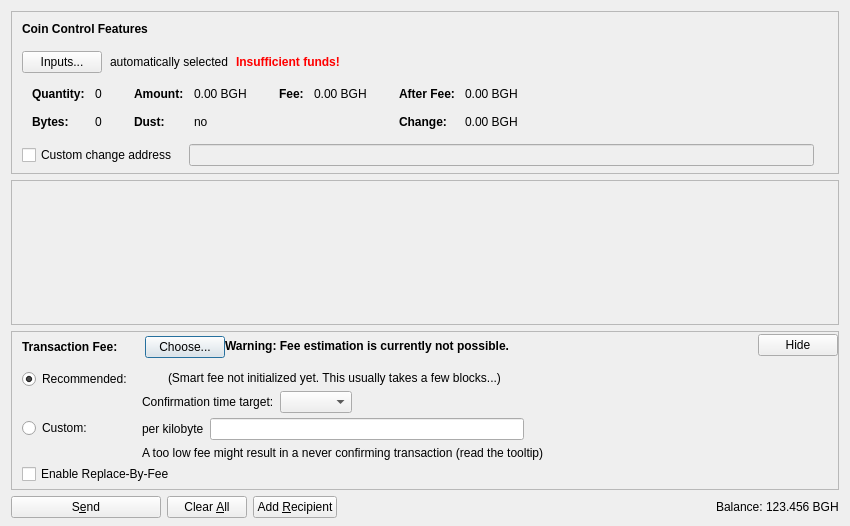
<?xml version="1.0" encoding="UTF-8"?>
<ui version="4.0">
 <class>SendCoinsDialog</class>
 <widget class="QDialog" name="SendCoinsDialog">
  <property name="geometry">
   <rect>
    <x>0</x>
    <y>0</y>
    <width>850</width>
    <height>526</height>
   </rect>
  </property>
  <property name="windowTitle">
   <string>Send Coins</string>
  </property>
  <layout class="QVBoxLayout" name="verticalLayout" stretch="0,1,0,0">
   <property name="bottomMargin">
    <number>8</number>
   </property>
   <item>
    <widget class="QFrame" name="frameCoinControl">
     <property name="sizePolicy">
      <sizepolicy hsizetype="Expanding" vsizetype="Expanding">
       <horstretch>0</horstretch>
       <verstretch>0</verstretch>
      </sizepolicy>
     </property>
     <property name="maximumSize">
      <size>
       <width>16777215</width>
       <height>16777215</height>
      </size>
     </property>
     <property name="frameShape">
      <enum>QFrame::StyledPanel</enum>
     </property>
     <property name="frameShadow">
      <enum>QFrame::Sunken</enum>
     </property>
     <layout class="QVBoxLayout" name="verticalLayoutCoinControl2">
      <property name="spacing">
       <number>0</number>
      </property>
      <property name="leftMargin">
       <number>0</number>
      </property>
      <property name="topMargin">
       <number>0</number>
      </property>
      <property name="rightMargin">
       <number>0</number>
      </property>
      <property name="bottomMargin">
       <number>6</number>
      </property>
      <item>
       <layout class="QVBoxLayout" name="verticalLayoutCoinControl" stretch="0,0,0,0,1">
        <property name="spacing">
         <number>0</number>
        </property>
        <property name="leftMargin">
         <number>10</number>
        </property>
        <property name="topMargin">
         <number>10</number>
        </property>
        <item>
         <layout class="QHBoxLayout" name="horizontalLayoutCoinControl1">
          <property name="bottomMargin">
           <number>15</number>
          </property>
          <item>
           <widget class="QLabel" name="labelCoinControlFeatures">
            <property name="sizePolicy">
             <sizepolicy hsizetype="Preferred" vsizetype="Maximum">
              <horstretch>0</horstretch>
              <verstretch>0</verstretch>
             </sizepolicy>
            </property>
            <property name="font">
             <font>
              <weight>75</weight>
              <bold>true</bold>
             </font>
            </property>
            <property name="styleSheet">
             <string notr="true">font-weight:bold;</string>
            </property>
            <property name="text">
             <string>Coin Control Features</string>
            </property>
           </widget>
          </item>
         </layout>
        </item>
        <item>
         <layout class="QHBoxLayout" name="horizontalLayoutCoinControl2" stretch="0,0,0,0">
          <property name="spacing">
           <number>8</number>
          </property>
          <property name="bottomMargin">
           <number>10</number>
          </property>
          <item>
           <widget class="QPushButton" name="pushButtonCoinControl">
            <property name="styleSheet">
             <string notr="true"/>
            </property>
            <property name="text">
             <string>Inputs...</string>
            </property>
            <property name="autoDefault">
             <bool>false</bool>
            </property>
           </widget>
          </item>
          <item>
           <widget class="QLabel" name="labelCoinControlAutomaticallySelected">
            <property name="text">
             <string>automatically selected</string>
            </property>
            <property name="margin">
             <number>5</number>
            </property>
           </widget>
          </item>
          <item>
           <widget class="QLabel" name="labelCoinControlInsuffFunds">
            <property name="font">
             <font>
              <weight>75</weight>
              <bold>true</bold>
             </font>
            </property>
            <property name="styleSheet">
             <string notr="true">color:red;font-weight:bold;</string>
            </property>
            <property name="text">
             <string>Insufficient funds!</string>
            </property>
            <property name="margin">
             <number>5</number>
            </property>
           </widget>
          </item>
          <item>
           <spacer name="horizontalSpacerCoinControl">
            <property name="orientation">
             <enum>Qt::Horizontal</enum>
            </property>
            <property name="sizeHint" stdset="0">
             <size>
              <width>40</width>
              <height>1</height>
             </size>
            </property>
           </spacer>
          </item>
         </layout>
        </item>
        <item>
         <widget class="QWidget" name="widgetCoinControl" native="true">
          <property name="sizePolicy">
           <sizepolicy hsizetype="Preferred" vsizetype="Preferred">
            <horstretch>0</horstretch>
            <verstretch>0</verstretch>
           </sizepolicy>
          </property>
          <property name="minimumSize">
           <size>
            <width>0</width>
            <height>0</height>
           </size>
          </property>
          <property name="styleSheet">
           <string notr="true"/>
          </property>
          <layout class="QHBoxLayout" name="horizontalLayoutCoinControl5">
           <property name="leftMargin">
            <number>0</number>
           </property>
           <property name="topMargin">
            <number>0</number>
           </property>
           <property name="rightMargin">
            <number>0</number>
           </property>
           <property name="bottomMargin">
            <number>0</number>
           </property>
           <item>
            <layout class="QHBoxLayout" name="horizontalLayoutCoinControl3" stretch="0,0,0,1">
             <property name="spacing">
              <number>20</number>
             </property>
             <property name="topMargin">
              <number>0</number>
             </property>
             <property name="bottomMargin">
              <number>10</number>
             </property>
             <item>
              <layout class="QFormLayout" name="formLayoutCoinControl1">
               <property name="horizontalSpacing">
                <number>10</number>
               </property>
               <property name="verticalSpacing">
                <number>14</number>
               </property>
               <property name="leftMargin">
                <number>10</number>
               </property>
               <property name="topMargin">
                <number>4</number>
               </property>
               <property name="rightMargin">
                <number>6</number>
               </property>
               <item row="0" column="0">
                <widget class="QLabel" name="labelCoinControlQuantityText">
                 <property name="font">
                  <font>
                   <weight>75</weight>
                   <bold>true</bold>
                  </font>
                 </property>
                 <property name="text">
                  <string>Quantity:</string>
                 </property>
                 <property name="margin">
                  <number>0</number>
                 </property>
                </widget>
               </item>
               <item row="0" column="1">
                <widget class="QLabel" name="labelCoinControlQuantity">
                 <property name="cursor">
                  <cursorShape>IBeamCursor</cursorShape>
                 </property>
                 <property name="contextMenuPolicy">
                  <enum>Qt::ActionsContextMenu</enum>
                 </property>
                 <property name="text">
                  <string notr="true">0</string>
                 </property>
                 <property name="margin">
                  <number>0</number>
                 </property>
                 <property name="textInteractionFlags">
                  <set>Qt::LinksAccessibleByMouse|Qt::TextSelectableByKeyboard|Qt::TextSelectableByMouse</set>
                 </property>
                </widget>
               </item>
               <item row="1" column="0">
                <widget class="QLabel" name="labelCoinControlBytesText">
                 <property name="font">
                  <font>
                   <weight>75</weight>
                   <bold>true</bold>
                  </font>
                 </property>
                 <property name="text">
                  <string>Bytes:</string>
                 </property>
                </widget>
               </item>
               <item row="1" column="1">
                <widget class="QLabel" name="labelCoinControlBytes">
                 <property name="cursor">
                  <cursorShape>IBeamCursor</cursorShape>
                 </property>
                 <property name="contextMenuPolicy">
                  <enum>Qt::ActionsContextMenu</enum>
                 </property>
                 <property name="text">
                  <string notr="true">0</string>
                 </property>
                 <property name="textInteractionFlags">
                  <set>Qt::LinksAccessibleByMouse|Qt::TextSelectableByKeyboard|Qt::TextSelectableByMouse</set>
                 </property>
                </widget>
               </item>
              </layout>
             </item>
             <item>
              <layout class="QFormLayout" name="formLayoutCoinControl2">
               <property name="horizontalSpacing">
                <number>10</number>
               </property>
               <property name="verticalSpacing">
                <number>14</number>
               </property>
               <property name="leftMargin">
                <number>6</number>
               </property>
               <property name="topMargin">
                <number>4</number>
               </property>
               <property name="rightMargin">
                <number>6</number>
               </property>
               <item row="0" column="0">
                <widget class="QLabel" name="labelCoinControlAmountText">
                 <property name="font">
                  <font>
                   <weight>75</weight>
                   <bold>true</bold>
                  </font>
                 </property>
                 <property name="text">
                  <string>Amount:</string>
                 </property>
                 <property name="margin">
                  <number>0</number>
                 </property>
                </widget>
               </item>
               <item row="0" column="1">
                <widget class="QLabel" name="labelCoinControlAmount">
                 <property name="cursor">
                  <cursorShape>IBeamCursor</cursorShape>
                 </property>
                 <property name="contextMenuPolicy">
                  <enum>Qt::ActionsContextMenu</enum>
                 </property>
                 <property name="text">
                  <string notr="true">0.00 BGH</string>
                 </property>
                 <property name="textInteractionFlags">
                  <set>Qt::LinksAccessibleByMouse|Qt::TextSelectableByKeyboard|Qt::TextSelectableByMouse</set>
                 </property>
                </widget>
               </item>
               <item row="1" column="0">
                <widget class="QLabel" name="labelCoinControlLowOutputText">
                 <property name="font">
                  <font>
                   <weight>75</weight>
                   <bold>true</bold>
                  </font>
                 </property>
                 <property name="text">
                  <string>Dust:</string>
                 </property>
                </widget>
               </item>
               <item row="1" column="1">
                <widget class="QLabel" name="labelCoinControlLowOutput">
                 <property name="cursor">
                  <cursorShape>IBeamCursor</cursorShape>
                 </property>
                 <property name="contextMenuPolicy">
                  <enum>Qt::ActionsContextMenu</enum>
                 </property>
                 <property name="text">
                  <string notr="true">no</string>
                 </property>
                 <property name="textInteractionFlags">
                  <set>Qt::LinksAccessibleByMouse|Qt::TextSelectableByKeyboard|Qt::TextSelectableByMouse</set>
                 </property>
                </widget>
               </item>
              </layout>
             </item>
             <item>
              <layout class="QFormLayout" name="formLayoutCoinControl3">
               <property name="horizontalSpacing">
                <number>10</number>
               </property>
               <property name="verticalSpacing">
                <number>14</number>
               </property>
               <property name="leftMargin">
                <number>6</number>
               </property>
               <property name="topMargin">
                <number>4</number>
               </property>
               <property name="rightMargin">
                <number>6</number>
               </property>
               <item row="0" column="0">
                <widget class="QLabel" name="labelCoinControlFeeText">
                 <property name="font">
                  <font>
                   <weight>75</weight>
                   <bold>true</bold>
                  </font>
                 </property>
                 <property name="text">
                  <string>Fee:</string>
                 </property>
                 <property name="margin">
                  <number>0</number>
                 </property>
                </widget>
               </item>
               <item row="0" column="1">
                <widget class="QLabel" name="labelCoinControlFee">
                 <property name="cursor">
                  <cursorShape>IBeamCursor</cursorShape>
                 </property>
                 <property name="contextMenuPolicy">
                  <enum>Qt::ActionsContextMenu</enum>
                 </property>
                 <property name="text">
                  <string notr="true">0.00 BGH</string>
                 </property>
                 <property name="textInteractionFlags">
                  <set>Qt::LinksAccessibleByMouse|Qt::TextSelectableByKeyboard|Qt::TextSelectableByMouse</set>
                 </property>
                </widget>
               </item>
              </layout>
             </item>
             <item>
              <layout class="QFormLayout" name="formLayoutCoinControl4">
               <property name="horizontalSpacing">
                <number>10</number>
               </property>
               <property name="verticalSpacing">
                <number>14</number>
               </property>
               <property name="leftMargin">
                <number>6</number>
               </property>
               <property name="topMargin">
                <number>4</number>
               </property>
               <property name="rightMargin">
                <number>6</number>
               </property>
               <item row="0" column="0">
                <widget class="QLabel" name="labelCoinControlAfterFeeText">
                 <property name="font">
                  <font>
                   <weight>75</weight>
                   <bold>true</bold>
                  </font>
                 </property>
                 <property name="text">
                  <string>After Fee:</string>
                 </property>
                 <property name="margin">
                  <number>0</number>
                 </property>
                </widget>
               </item>
               <item row="0" column="1">
                <widget class="QLabel" name="labelCoinControlAfterFee">
                 <property name="cursor">
                  <cursorShape>IBeamCursor</cursorShape>
                 </property>
                 <property name="contextMenuPolicy">
                  <enum>Qt::ActionsContextMenu</enum>
                 </property>
                 <property name="text">
                  <string notr="true">0.00 BGH</string>
                 </property>
                 <property name="textInteractionFlags">
                  <set>Qt::LinksAccessibleByMouse|Qt::TextSelectableByKeyboard|Qt::TextSelectableByMouse</set>
                 </property>
                </widget>
               </item>
               <item row="1" column="0">
                <widget class="QLabel" name="labelCoinControlChangeText">
                 <property name="font">
                  <font>
                   <weight>75</weight>
                   <bold>true</bold>
                  </font>
                 </property>
                 <property name="text">
                  <string>Change:</string>
                 </property>
                </widget>
               </item>
               <item row="1" column="1">
                <widget class="QLabel" name="labelCoinControlChange">
                 <property name="cursor">
                  <cursorShape>IBeamCursor</cursorShape>
                 </property>
                 <property name="contextMenuPolicy">
                  <enum>Qt::ActionsContextMenu</enum>
                 </property>
                 <property name="text">
                  <string notr="true">0.00 BGH</string>
                 </property>
                 <property name="textInteractionFlags">
                  <set>Qt::LinksAccessibleByMouse|Qt::TextSelectableByKeyboard|Qt::TextSelectableByMouse</set>
                 </property>
                </widget>
               </item>
              </layout>
             </item>
            </layout>
           </item>
          </layout>
         </widget>
        </item>
        <item>
         <layout class="QHBoxLayout" name="horizontalLayoutCoinControl4" stretch="0,0,0">
          <property name="spacing">
           <number>12</number>
          </property>
          <property name="sizeConstraint">
           <enum>QLayout::SetDefaultConstraint</enum>
          </property>
          <property name="topMargin">
           <number>5</number>
          </property>
          <property name="rightMargin">
           <number>5</number>
          </property>
          <item>
           <widget class="QCheckBox" name="checkBoxCoinControlChange">
            <property name="toolTip">
             <string>If this is activated, but the change address is empty or invalid, change will be sent to a newly generated address.</string>
            </property>
            <property name="text">
             <string>Custom change address</string>
            </property>
           </widget>
          </item>
          <item>
           <widget class="QValidatedLineEdit" name="lineEditCoinControlChange">
            <property name="enabled">
             <bool>false</bool>
            </property>
            <property name="sizePolicy">
             <sizepolicy hsizetype="Expanding" vsizetype="Fixed">
              <horstretch>0</horstretch>
              <verstretch>0</verstretch>
             </sizepolicy>
            </property>
           </widget>
          </item>
          <item>
           <widget class="QLabel" name="labelCoinControlChangeLabel">
            <property name="sizePolicy">
             <sizepolicy hsizetype="Preferred" vsizetype="Expanding">
              <horstretch>0</horstretch>
              <verstretch>0</verstretch>
             </sizepolicy>
            </property>
            <property name="minimumSize">
             <size>
              <width>0</width>
              <height>0</height>
             </size>
            </property>
            <property name="text">
             <string/>
            </property>
            <property name="margin">
             <number>3</number>
            </property>
           </widget>
          </item>
         </layout>
        </item>
        <item>
         <spacer name="verticalSpacerCoinControl">
          <property name="orientation">
           <enum>Qt::Vertical</enum>
          </property>
          <property name="sizeHint" stdset="0">
           <size>
            <width>800</width>
            <height>1</height>
           </size>
          </property>
         </spacer>
        </item>
       </layout>
      </item>
     </layout>
    </widget>
   </item>
   <item>
    <widget class="QScrollArea" name="scrollArea">
     <property name="widgetResizable">
      <bool>true</bool>
     </property>
     <widget class="QWidget" name="scrollAreaWidgetContents">
      <property name="geometry">
       <rect>
        <x>0</x>
        <y>0</y>
        <width>830</width>
        <height>104</height>
       </rect>
      </property>
      <layout class="QVBoxLayout" name="verticalLayout_2" stretch="0,1">
       <property name="leftMargin">
        <number>0</number>
       </property>
       <property name="topMargin">
        <number>0</number>
       </property>
       <property name="rightMargin">
        <number>0</number>
       </property>
       <property name="bottomMargin">
        <number>0</number>
       </property>
       <item>
        <layout class="QVBoxLayout" name="entries">
         <property name="spacing">
          <number>6</number>
         </property>
        </layout>
       </item>
       <item>
        <spacer name="verticalSpacer">
         <property name="orientation">
          <enum>Qt::Vertical</enum>
         </property>
         <property name="sizeHint" stdset="0">
          <size>
           <width>20</width>
           <height>40</height>
          </size>
         </property>
        </spacer>
       </item>
      </layout>
     </widget>
    </widget>
   </item>
   <item>
    <widget class="QFrame" name="frameFee">
     <property name="sizePolicy">
      <sizepolicy hsizetype="Expanding" vsizetype="Expanding">
       <horstretch>0</horstretch>
       <verstretch>0</verstretch>
      </sizepolicy>
     </property>
     <property name="maximumSize">
      <size>
       <width>16777215</width>
       <height>16777215</height>
      </size>
     </property>
     <property name="frameShape">
      <enum>QFrame::StyledPanel</enum>
     </property>
     <property name="frameShadow">
      <enum>QFrame::Sunken</enum>
     </property>
     <layout class="QVBoxLayout" name="verticalLayoutFee1">
      <property name="spacing">
       <number>0</number>
      </property>
      <property name="leftMargin">
       <number>0</number>
      </property>
      <property name="topMargin">
       <number>0</number>
      </property>
      <property name="rightMargin">
       <number>0</number>
      </property>
      <property name="bottomMargin">
       <number>0</number>
      </property>
      <item>
       <layout class="QVBoxLayout" name="verticalLayoutFee2" stretch="0,0,0">
        <property name="spacing">
         <number>0</number>
        </property>
        <property name="leftMargin">
         <number>10</number>
        </property>
        <property name="topMargin">
         <number>0</number>
        </property>
        <item>
         <layout class="QHBoxLayout" name="horizontalLayoutFee1">
          <property name="bottomMargin">
           <number>0</number>
          </property>
          <item>
           <layout class="QVBoxLayout" name="verticalLayoutFee7">
            <property name="spacing">
             <number>0</number>
            </property>
            <item>
             <spacer name="verticalSpacerSmartFee">
              <property name="orientation">
               <enum>Qt::Vertical</enum>
              </property>
              <property name="sizeType">
               <enum>QSizePolicy::Fixed</enum>
              </property>
              <property name="sizeHint" stdset="0">
               <size>
                <width>1</width>
                <height>4</height>
               </size>
              </property>
             </spacer>
            </item>
            <item>
             <layout class="QHBoxLayout" name="horizontalLayoutSmartFee">
              <property name="spacing">
               <number>10</number>
              </property>
              <item>
               <widget class="QLabel" name="labelFeeHeadline">
                <property name="sizePolicy">
                 <sizepolicy hsizetype="Preferred" vsizetype="Maximum">
                  <horstretch>0</horstretch>
                  <verstretch>0</verstretch>
                 </sizepolicy>
                </property>
                <property name="font">
                 <font>
                  <weight>75</weight>
                  <bold>true</bold>
                 </font>
                </property>
                <property name="styleSheet">
                 <string notr="true">font-weight:bold;</string>
                </property>
                <property name="text">
                 <string>Transaction Fee:</string>
                </property>
               </widget>
              </item>
              <item>
               <widget class="QLabel" name="labelFeeMinimized">
                <property name="text">
                 <string/>
                </property>
               </widget>
              </item>
              <item>
               <widget class="QPushButton" name="buttonChooseFee">
                <property name="text">
                 <string>Choose...</string>
                </property>
               </widget>
              </item>
             </layout>
            </item>
            <item>
             <spacer name="verticalSpacer_5">
              <property name="orientation">
               <enum>Qt::Vertical</enum>
              </property>
              <property name="sizeHint" stdset="0">
               <size>
                <width>1</width>
                <height>1</height>
               </size>
              </property>
             </spacer>
            </item>
           </layout>
          </item>
          <item>
           <widget class="QLabel" name="fallbackFeeWarningLabel">
            <property name="toolTip">
             <string>Using the fallbackfee can result in sending a transaction that will take several hours or days (or never) to confirm. Consider choosing your fee manually or wait until you have validated the complete chain.</string>
            </property>
            <property name="font">
            <font>
                <weight>75</weight>
                <bold>true</bold>
            </font>
            </property>
            <property name="text">
             <string>Warning: Fee estimation is currently not possible.</string>
            </property>
            <property name="wordWrap">
             <bool>false</bool>
            </property>
           </widget>
          </item>
          <item>
           <spacer name="horizontalSpacer_4">
            <property name="orientation">
             <enum>Qt::Horizontal</enum>
            </property>
            <property name="sizeType">
             <enum>QSizePolicy::MinimumExpanding</enum>
            </property>
            <property name="sizeHint" stdset="0">
             <size>
              <width>40</width>
              <height>20</height>
             </size>
            </property>
           </spacer>
          </item>
          <item>
           <widget class="QPushButton" name="buttonMinimizeFee">
            <property name="toolTip">
             <string>collapse fee-settings</string>
            </property>
            <property name="text">
             <string>Hide</string>
            </property>
           </widget>
          </item>
         </layout>
        </item>
        <item>
         <widget class="QFrame" name="frameFeeSelection">
          <layout class="QVBoxLayout" name="verticalLayoutFee12">
           <property name="spacing">
            <number>0</number>
           </property>
           <property name="leftMargin">
            <number>0</number>
           </property>
           <property name="topMargin">
            <number>0</number>
           </property>
           <property name="rightMargin">
            <number>0</number>
           </property>
           <property name="bottomMargin">
            <number>0</number>
           </property>
           <item>
            <layout class="QGridLayout" name="gridLayoutFee">
             <property name="topMargin">
              <number>10</number>
             </property>
             <property name="bottomMargin">
              <number>4</number>
             </property>
             <property name="horizontalSpacing">
              <number>10</number>
             </property>
             <property name="verticalSpacing">
              <number>4</number>
             </property>
             <item row="1" column="1">
              <layout class="QVBoxLayout" name="verticalLayoutFee8">
               <property name="spacing">
                <number>6</number>
               </property>
               <item>
                <layout class="QHBoxLayout" name="horizontalLayoutFee13">
                 <item>
                  <widget class="QLabel" name="labelCustomPerKilobyte">
                   <property name="toolTip">
                    <string>Specify a custom fee per kB (1,000 bytes) of the transaction's virtual size.

Note:  Since the fee is calculated on a per-byte basis, a fee of "100 satoshis per kB" for a transaction size of 500 bytes (half of 1 kB) would ultimately yield a fee of only 50 satoshis.</string>
                   </property>
                   <property name="text">
                    <string>per kilobyte</string>
                   </property>
                  </widget>
                 </item>
                 <item>
                  <widget class="BitcoinAmountField" name="customFee"/>
                 </item>
                 <item>
                  <spacer name="horizontalSpacer_6">
                   <property name="orientation">
                    <enum>Qt::Horizontal</enum>
                   </property>
                   <property name="sizeHint" stdset="0">
                    <size>
                     <width>1</width>
                     <height>1</height>
                    </size>
                   </property>
                  </spacer>
                 </item>
                </layout>
               </item>
               <item>
                <layout class="QHBoxLayout" name="horizontalLayoutFee8">
                 <item>
                  <widget class="QLabel" name="labelCustomFeeWarning">
                   <property name="enabled">
                    <bool>true</bool>
                   </property>
                   <property name="toolTip">
                    <string>When there is less transaction volume than space in the blocks, miners as well as relaying nodes may enforce a minimum fee. Paying only this minimum fee is just fine, but be aware that this can result in a never confirming transaction once there is more demand for bitcoin transactions than the network can process.</string>
                   </property>
                   <property name="text">
                    <string>A too low fee might result in a never confirming transaction (read the tooltip)</string>
                   </property>
                  </widget>
                 </item>
                 <item>
                  <spacer name="horizontalSpacer_2">
                   <property name="orientation">
                    <enum>Qt::Horizontal</enum>
                   </property>
                   <property name="sizeHint" stdset="0">
                    <size>
                     <width>1</width>
                     <height>1</height>
                    </size>
                   </property>
                  </spacer>
                 </item>
                </layout>
               </item>
              </layout>
             </item>
             <item row="0" column="0">
              <layout class="QVBoxLayout" name="verticalLayoutFee4" stretch="0,1">
               <item>
                <widget class="QRadioButton" name="radioSmartFee">
                 <property name="text">
                  <string>Recommended:</string>
                 </property>
                 <property name="checked">
                  <bool>true</bool>
                 </property>
                 <attribute name="buttonGroup">
                  <string notr="true">groupFee</string>
                 </attribute>
                </widget>
               </item>
               <item>
                <spacer name="verticalSpacer_2">
                 <property name="orientation">
                  <enum>Qt::Vertical</enum>
                 </property>
                 <property name="sizeHint" stdset="0">
                  <size>
                   <width>1</width>
                   <height>1</height>
                  </size>
                 </property>
                </spacer>
               </item>
              </layout>
             </item>
             <item row="1" column="0">
              <layout class="QVBoxLayout" name="verticalLayoutFee9" stretch="0,1">
               <item>
                <widget class="QRadioButton" name="radioCustomFee">
                 <property name="text">
                  <string>Custom:</string>
                 </property>
                 <attribute name="buttonGroup">
                  <string notr="true">groupFee</string>
                 </attribute>
                </widget>
               </item>
               <item>
                <spacer name="verticalSpacer_6">
                 <property name="orientation">
                  <enum>Qt::Vertical</enum>
                 </property>
                 <property name="sizeHint" stdset="0">
                  <size>
                   <width>1</width>
                   <height>1</height>
                  </size>
                 </property>
                </spacer>
               </item>
              </layout>
             </item>
             <item row="0" column="1">
              <layout class="QVBoxLayout" name="verticalLayoutFee3" stretch="0,0,1">
               <property name="spacing">
                <number>6</number>
               </property>
               <property name="topMargin">
                <number>2</number>
               </property>
               <item>
                <layout class="QHBoxLayout" name="horizontalLayoutFee12">
                 <item>
                  <widget class="QLabel" name="labelSmartFee">
                   <property name="text">
                    <string/>
                   </property>
                  </widget>
                 </item>
                 <item>
                  <widget class="QLabel" name="labelFeeEstimation">
                   <property name="text">
                    <string/>
                   </property>
                  </widget>
                 </item>
                 <item>
                  <widget class="QLabel" name="labelSmartFee2">
                   <property name="text">
                    <string>(Smart fee not initialized yet. This usually takes a few blocks...)</string>
                   </property>
                  </widget>
                 </item>
                 <item>
                  <spacer name="horizontalSpacer_5">
                   <property name="orientation">
                    <enum>Qt::Horizontal</enum>
                   </property>
                   <property name="sizeHint" stdset="0">
                    <size>
                     <width>1</width>
                     <height>1</height>
                    </size>
                   </property>
                  </spacer>
                 </item>
                </layout>
               </item>
               <item>
                <layout class="QHBoxLayout" name="horizontalLayoutFee9">
                 <item>
                  <layout class="QVBoxLayout" name="verticalLayoutFee6">
                   <item>
                    <widget class="QLabel" name="labelSmartFee3">
                     <property name="text">
                      <string>Confirmation time target:</string>
                     </property>
                    </widget>
                   </item>
                  </layout>
                 </item>
                 <item>
                  <layout class="QVBoxLayout" name="verticalLayoutFee5">
                   <property name="rightMargin">
                    <number>30</number>
                   </property>
                   <item>
                    <layout class="QHBoxLayout" name="horizontalLayoutConfTarget">
                     <property name="bottomMargin">
                      <number>0</number>
                     </property>
                     <item>
                      <widget class="QComboBox" name="confTargetSelector"/>
                     </item>
                     <item>
                      <spacer name="horizontalSpacerConfTarget">
                       <property name="orientation">
                        <enum>Qt::Horizontal</enum>
                       </property>
                       <property name="sizeHint" stdset="0">
                        <size>
                         <width>40</width>
                         <height>20</height>
                        </size>
                       </property>
                      </spacer>
                     </item>
                    </layout>
                   </item>
                  </layout>
                 </item>
                </layout>
               </item>
               <item>
                <spacer name="verticalSpacer_4">
                 <property name="orientation">
                  <enum>Qt::Vertical</enum>
                 </property>
                 <property name="sizeHint" stdset="0">
                  <size>
                   <width>1</width>
                   <height>1</height>
                  </size>
                 </property>
                </spacer>
               </item>
              </layout>
             </item>
            </layout>
           </item>
           <item>
            <widget class="QCheckBox" name="optInRBF">
             <property name="text">
              <string>Enable Replace-By-Fee</string>
             </property>
             <property name="toolTip">
              <string>With Replace-By-Fee (BIP-125) you can increase a transaction's fee after it is sent. Without this, a higher fee may be recommended to compensate for increased transaction delay risk.</string>
             </property>
            </widget>
           </item>
          </layout>
         </widget>
        </item>
        <item>
         <spacer name="verticalSpacerFee">
          <property name="orientation">
           <enum>Qt::Vertical</enum>
          </property>
          <property name="sizeHint" stdset="0">
           <size>
            <width>40</width>
            <height>5</height>
           </size>
          </property>
         </spacer>
        </item>
       </layout>
      </item>
     </layout>
    </widget>
   </item>
   <item>
    <layout class="QHBoxLayout" name="horizontalLayout">
     <item>
      <widget class="QPushButton" name="sendButton">
       <property name="minimumSize">
        <size>
         <width>150</width>
         <height>0</height>
        </size>
       </property>
       <property name="toolTip">
        <string>Confirm the send action</string>
       </property>
       <property name="text">
        <string>S&amp;end</string>
       </property>
       <property name="icon">
        <iconset resource="../bitcoin.qrc">
         <normaloff>:/icons/send</normaloff>:/icons/send</iconset>
       </property>
       <property name="autoDefault">
        <bool>false</bool>
       </property>
       <property name="default">
        <bool>false</bool>
       </property>
      </widget>
     </item>
     <item>
      <widget class="QPushButton" name="clearButton">
       <property name="sizePolicy">
        <sizepolicy hsizetype="Minimum" vsizetype="Fixed">
         <horstretch>0</horstretch>
         <verstretch>0</verstretch>
        </sizepolicy>
       </property>
       <property name="toolTip">
        <string>Clear all fields of the form.</string>
       </property>
       <property name="text">
        <string>Clear &amp;All</string>
       </property>
       <property name="icon">
        <iconset resource="../bitcoin.qrc">
         <normaloff>:/icons/remove</normaloff>:/icons/remove</iconset>
       </property>
       <property name="autoDefault">
        <bool>false</bool>
       </property>
      </widget>
     </item>
     <item>
      <widget class="QPushButton" name="addButton">
       <property name="toolTip">
        <string>Send to multiple recipients at once</string>
       </property>
       <property name="text">
        <string>Add &amp;Recipient</string>
       </property>
       <property name="icon">
        <iconset resource="../bitcoin.qrc">
         <normaloff>:/icons/add</normaloff>:/icons/add</iconset>
       </property>
       <property name="autoDefault">
        <bool>false</bool>
       </property>
      </widget>
     </item>
     <item>
      <spacer name="horizontalSpacer">
       <property name="orientation">
        <enum>Qt::Horizontal</enum>
       </property>
       <property name="sizeHint" stdset="0">
        <size>
         <width>40</width>
         <height>20</height>
        </size>
       </property>
      </spacer>
     </item>
     <item>
      <layout class="QHBoxLayout" name="horizontalLayout_2">
       <property name="spacing">
        <number>3</number>
       </property>
       <item>
        <widget class="QLabel" name="label">
         <property name="sizePolicy">
          <sizepolicy hsizetype="Preferred" vsizetype="Fixed">
           <horstretch>0</horstretch>
           <verstretch>0</verstretch>
          </sizepolicy>
         </property>
         <property name="text">
          <string>Balance:</string>
         </property>
        </widget>
       </item>
       <item>
        <widget class="QLabel" name="labelBalance">
         <property name="sizePolicy">
          <sizepolicy hsizetype="Preferred" vsizetype="Fixed">
           <horstretch>0</horstretch>
           <verstretch>0</verstretch>
          </sizepolicy>
         </property>
         <property name="cursor">
          <cursorShape>IBeamCursor</cursorShape>
         </property>
         <property name="text">
          <string notr="true">123.456 BGH</string>
         </property>
         <property name="textInteractionFlags">
          <set>Qt::LinksAccessibleByMouse|Qt::TextSelectableByKeyboard|Qt::TextSelectableByMouse</set>
         </property>
        </widget>
       </item>
      </layout>
     </item>
    </layout>
   </item>
  </layout>
 </widget>
 <customwidgets>
  <customwidget>
   <class>QValidatedLineEdit</class>
   <extends>QLineEdit</extends>
   <header>qt/qvalidatedlineedit.h</header>
  </customwidget>
  <customwidget>
   <class>BitcoinAmountField</class>
   <extends>QLineEdit</extends>
   <header>qt/bitcoinamountfield.h</header>
   <container>1</container>
  </customwidget>
 </customwidgets>
 <resources>
  <include location="../bitcoin.qrc"/>
 </resources>
 <connections/>
 <buttongroups>
  <buttongroup name="groupFee"/>
 </buttongroups>
</ui>
